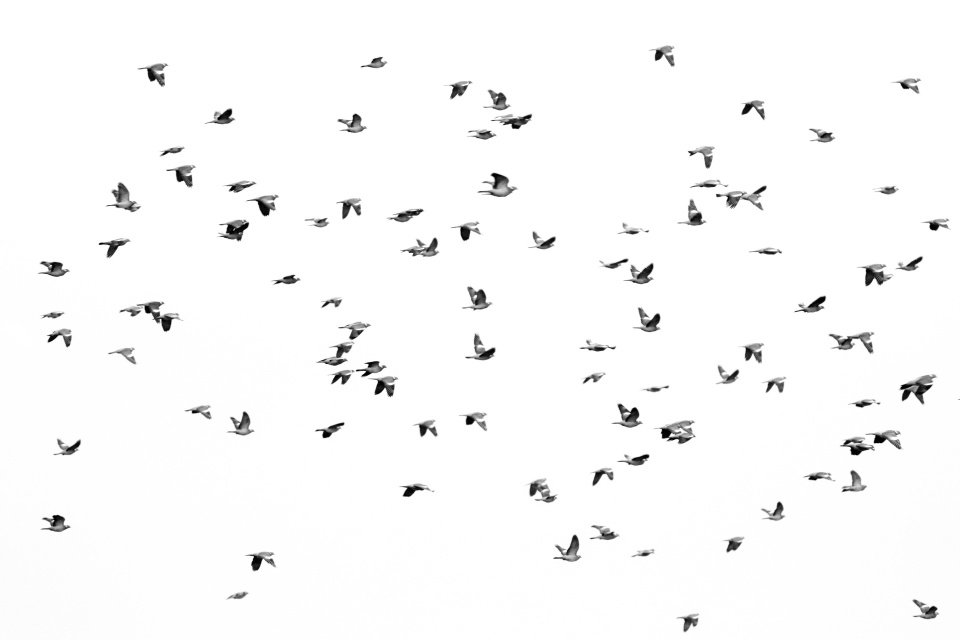
#> input picture Data/birds.jpg, 1920 x 1280 px, found by its file name (shown at 1/2 size)
$ jupyter execute contours.ipynb
#> lines starting #> are read from the running program, lines starting #| are printed output that depends on the picture; after the words box and inside, x2 and y2 are one past the last pixel; in counts of white or black regions, pixels touching at a corner belong together
[cell 1]
import os
import cv2

[cell 2]
img = cv2.imread(os.path.join('D:\ML\Data','birds.jpg'))
#> img is the input picture: shape (1280, 1920, 3); min 0, max 255, mean 249.3
resized_img = cv2.resize(img,(640,480)) #(width, height)
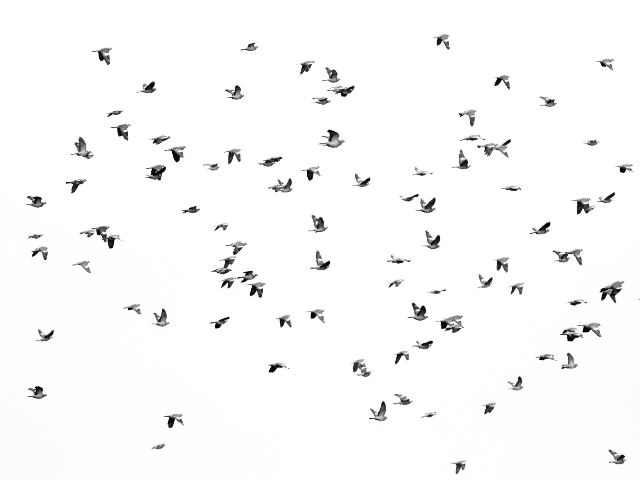
#> resized_img: shape (480, 640, 3); min 0, max 255, mean 249.3

[cell 3]
img_gray = cv2.cvtColor(resized_img, cv2.COLOR_BGR2GRAY)

[cell 4]
ret, thresh = cv2.threshold(img_gray,127,255, cv2.THRESH_BINARY_INV)
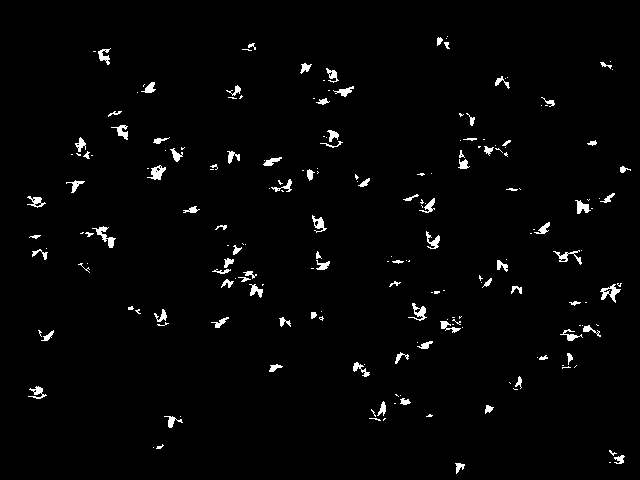
#> thresh: shape (480, 640); 2.1% white; 204 white regions (111 under 20 px)
#inverse binary threshold

[cell 5]
contours, hierarchy = cv2.findContours(thresh,cv2.RETR_TREE, cv2.CHAIN_APPROX_SIMPLE)
#> contours = 229 contours, 156 with area under 20; largest, box (x1, y1, x2, y2) and area: (600, 284, 621, 303) 144, (147, 165, 166, 180) 124, (92, 226, 116, 248) 118, (408, 303, 427, 321) 104, (575, 200, 591, 214) 92

[cell 6]
for cnt in contours:
    print(cv2.contourArea(cnt))
#> this loop made 229 passes
#> cnt on passes 2, 5, 7: [[609, 462], [610, 462]], [[153, 447]], [[384, 418], [383, 419], [383, 420], [385, 418]]
#| 40.0
#| 0.0
#| 39.5
#| 7.5
#| 0.0
#| 10.0
#| 1.5
#| 4.0
#> (further printed lines are left out)

[cell 7]
for cnt in contours:
    if cv2.contourArea(cnt) > 10:
        #cv2.drawContours(resized_img ,cnt, -1,(0,255,0),1)
        x1,y1,w,h = cv2.boundingRect(cnt)
        cv2.rectangle(resized_img, (x1,y1),(x1+w,y1+h),(0,255,0),2)
#> this loop made 229 passes
#> (x1, y1, w, h) on passes 1, 3, 10, 13, 15, 16, 20, 23, 28, 29, 31, 32: (455, 463, 10, 11), (614, 455, 11, 9), (164, 416, 19, 12), (485, 405, 9, 9), (377, 401, 9, 15), (400, 398, 11, 7), (28, 386, 19, 13), (515, 376, 7, 13), (269, 364, 14, 8), (353, 362, 17, 15), (539, 355, 9, 5), (567, 353, 6, 12)
#> cnt on passes 2, 5, 7, 9, 14, 17: [[609, 462], [610, 462]], [[153, 447]], [[384, 418], [383, 419], [383, 420], [385, 418]], [[180, 416]], [[394, 403], [395, 403]], [[400, 395]]
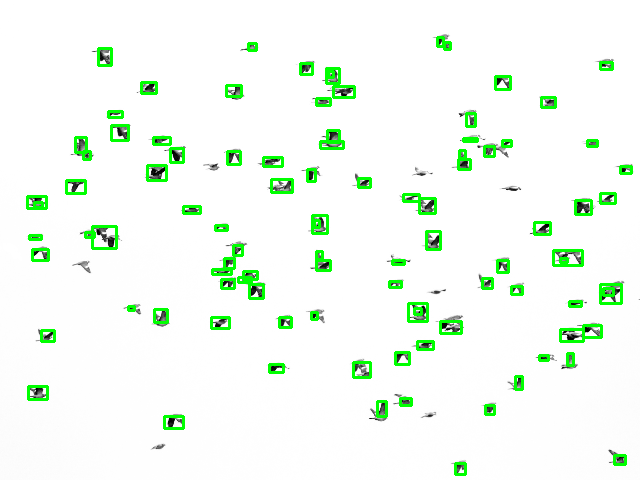
#> resized_img: shape (480, 640, 3); 4.2% of pixels changed, all inside (x1, y1, x2, y2) = (26, 36, 633, 476)

[cell 8]
#cv2.imshow('img',img)
cv2.imshow('resized_img',resized_img)
cv2.imshow('thresh',thresh)
cv2.waitKey(0)
#> Out = 27

$ run again, with Data/face.jpeg copied over Data/birds.jpg
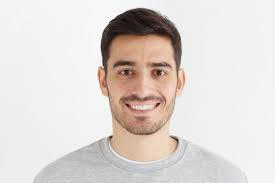
#> input picture Data/face.jpeg, 275 x 183 px, found by its file name
#> img is the input picture: shape (183, 275, 3); mean B, G, R 211.9, 215.7, 222.8
#> `ret, thresh = cv2.threshold(img_gray,127,255, cv2.THRESH_BINARY_INV)`:
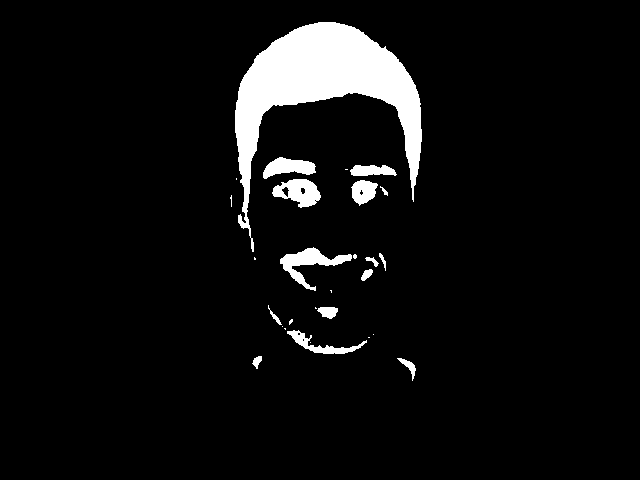
#> thresh: shape (480, 640); 6% white; 28 white regions (13 under 20 px)
#> contours = 34 contours, 18 with area under 20; largest, box (x1, y1, x2, y2) and area: (235, 22, 422, 252) 13334, (280, 247, 352, 291) 900, (272, 179, 321, 208) 851, (263, 157, 316, 179) 634, (287, 330, 367, 354) 456
#> the loop `for cnt in contours:` made 34 passes
#> cnt on passes 3, 4, 5, 9, 10, 13, 15, 18: [[310, 342]], [[368, 337], [369, 337]], [[373, 334]], [[284, 328], [285, 329], [285, 328]], [[282, 326]], [[315, 307], [315, 308], [316, 308]], [[330, 290], [331, 291], [331, 292], [331, 290]], [[254, 257], [254, 259], [255, 259], [255, 258]]
#> (printed output is left out)
#> the loop `for cnt in contours:` made 34 passes
#> (x1, y1, w, h) on passes 1, 2, 6, 12, 14, 16, 17, 20: (397, 358, 19, 23), (252, 356, 10, 13), (287, 330, 80, 24), (317, 307, 21, 12), (268, 305, 14, 20), (361, 269, 12, 12), (365, 257, 14, 10), (379, 253, 7, 18)
#> after the loop `for cnt in contours:`:
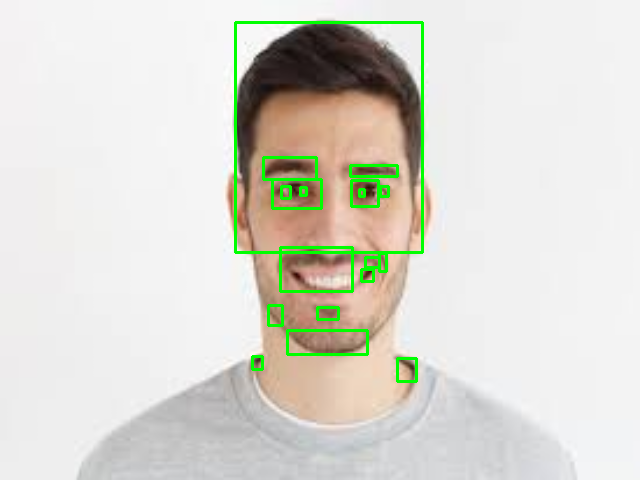
#> resized_img: shape (480, 640, 3); mean B, G, R 208.7, 217.7, 218.5
#> Out = 27
